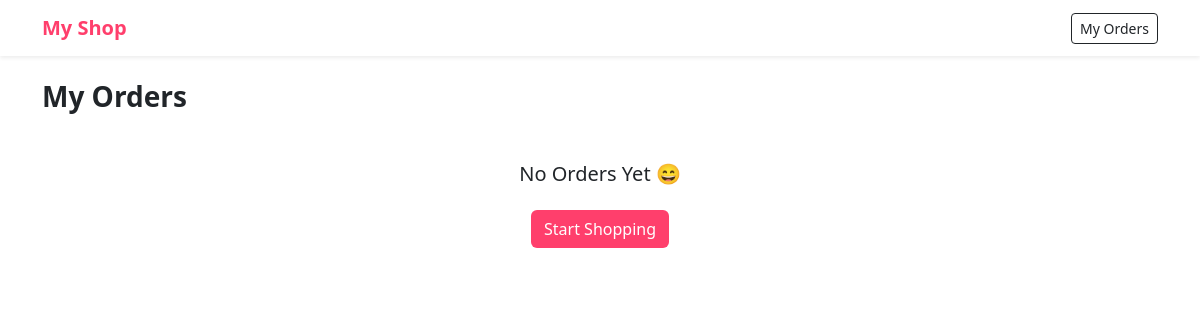
The app's page /my-orders (signed in), older data.
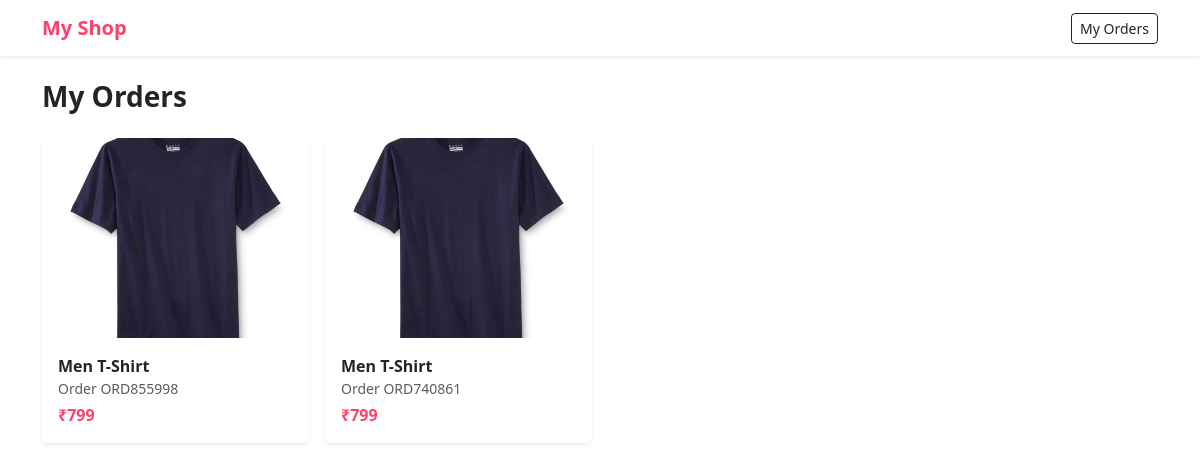
The same page, newer data.
### models/order.py (models this page shows)
class Order(db.Model):
    __tablename__ = "order"
    id = db.Column(db.Integer, primary_key=True)
    order_id = db.Column(db.String(20), nullable=False)
    user_id = db.Column(db.Integer, db.ForeignKey("user.id"), nullable=False)
    product_id = db.Column(db.Integer, db.ForeignKey("product.id"), nullable=False)
    address_id = db.Column(db.Integer, db.ForeignKey("address.id"), nullable=False)
    payment_method = db.Column(db.String(20), nullable=False)  # COD / ONLINE
    status = db.Column(db.String(20), default="Placed")        # Placed, Shipped, Delivered
    created_at = db.Column(db.DateTime, default=datetime.utcnow)
    user = db.relationship("User", backref="orders")
    product = db.relationship("Product", backref="orders")
    address = db.relationship("Address", backref="orders")

### models/product.py (models this page shows)
class Product(db.Model):
    id = db.Column(db.Integer, primary_key=True)
    name = db.Column(db.String(100), nullable=False)
    price = db.Column(db.Integer, nullable=False)
    category = db.Column(db.String(50))   # men/women/kids
    type = db.Column(db.String(50))       # jeans/shirt/saree
    color = db.Column(db.String(30))
    brand = db.Column(db.String(50))
    image = db.Column(db.String(200))

### app.py (the view)
@app.route("/my-orders")
def my_orders():
    if "user_id" not in session:
        return redirect("/login")
    orders = Order.query.filter_by(
        user_id=session["user_id"]
    ).order_by(Order.created_at.desc()).all()
    print("ORDERS:", orders)   # debug
    return render_template("my_orders.html", orders=orders)

### templates/my_orders.html (shortened to what this page needs)
{% extends "base.html" %}
{% block content %}
<h3 class="fw-bold mb-4">My Orders</h3>
{% if orders %}
<div class="row g-3">
{% for order in orders %}
<div class="col-6 col-md-4 col-lg-3">
    <a href="/order/{{ order.id }}" style="text-decoration:none">
        <div class="card border-0 shadow-sm h-100">
            {% if order.product and order.product.image %}
            <img src="{{ url_for('static', filename=order.product.image) }}"
                 class="card-img-top"
                 style="height:200px; object-fit:cover;">
            {% else %}
            <div class="bg-light d-flex align-items-center justify-content-center"
                 style="height:200px">
                 No Image
            </div>
            {% endif %}
            <div class="card-body">
                <div class="fw-semibold text-dark">
                    {{ order.product.name if order.product else "Product missing" }}
                </div>
                <div class="text-muted small">
                    Order {{ order.order_id }}
                </div>
                <div class="pink fw-bold mt-1">
                    ₹{{ order.product.price if order.product else "-" }}
                </div>
            </div>
        </div>
    </a>
</div>
{% endfor %}
</div>
{% else %}
<div class="text-center mt-5">
    <h5>No Orders Yet 😄</h5>
    <a href="/" class="btn btn-pink mt-3">Start Shopping</a>
</div>
{% endif %}
{% endblock %}

### templates/base.html (shortened to what this page needs)
<!DOCTYPE html>
<html>
<head>
    <link href="https://cdn.jsdelivr.net/npm/bootstrap@5.3.2/dist/css/bootstrap.min.css" rel="stylesheet">
</head>
<body>
<nav class="navbar bg-white shadow-sm">
    <div class="container">
        <a class="navbar-brand pink fw-bold" href="/">My Shop</a>
        <a href="/my-orders" class="btn btn-sm btn-outline-dark">My Orders</a>
    </div>
</nav>
<div class="container py-4">
    {% block content %}{% endblock %}
</div>
</body>
</html>

### templates/base.html (style rules this page uses)
body { background: #fff; }
.pink { color: #ff3f6c; }

Row changes from the older to the newer data that the page shows:
added Order: image (picture), product "Men T-Shirt", order_id "ORD855998", product "799"
added Order: image (picture), product "Men T-Shirt", order_id "ORD740861", product "799"
Text that changed along with them:
text no longer shown: "No Orders Yet 😄 Start Shopping"
